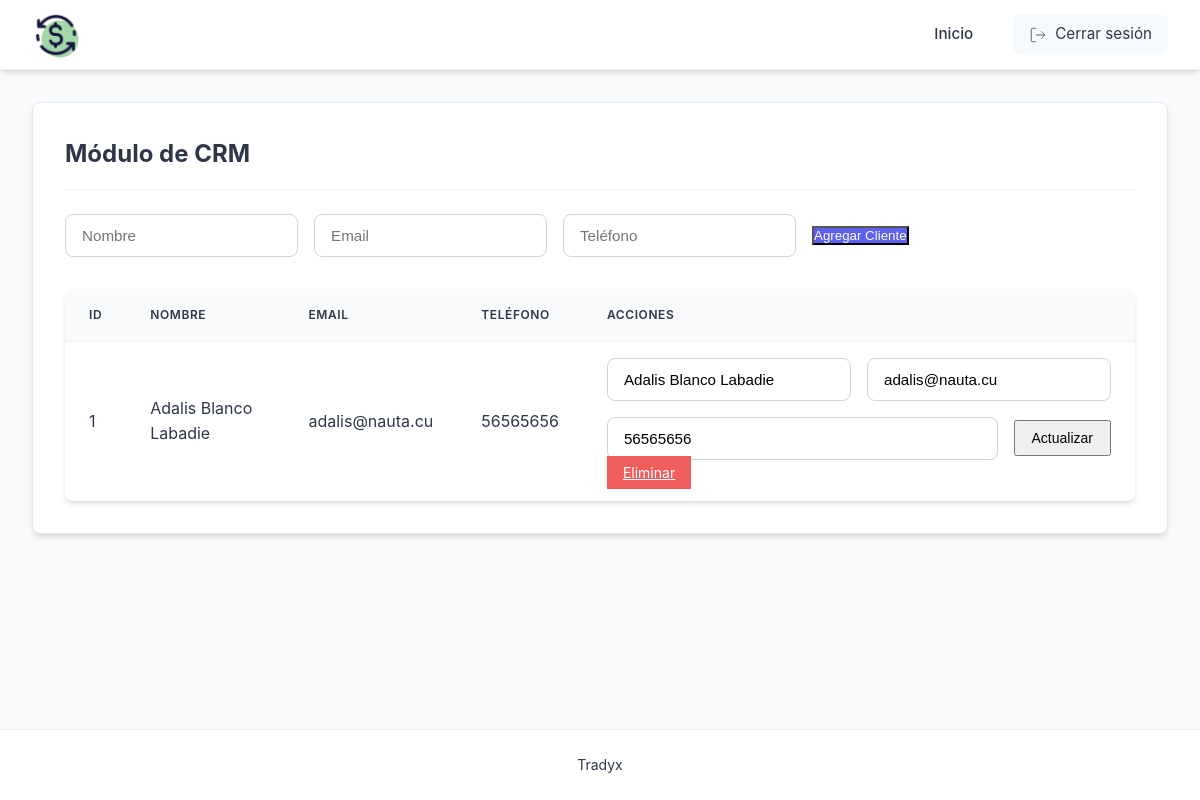
The page /crm (signed in) on the database its author committed.
### models.py (models this page shows)
class Customer(db.Model):
    __tablename__ = 'customer'
    id = db.Column(db.Integer, primary_key=True)
    name = db.Column(db.String(100), nullable=False)
    email = db.Column(db.String(100), nullable=False)
    phone = db.Column(db.String(20), nullable=False)

### app.py (the view, shortened to what this page needs)
@app.route('/crm', methods=['GET', 'POST'])
@login_required
@role_required('admin')
def crm():
    customers = Customer.query.order_by(Customer.name).all()
    return render_template('crm.html', customers=customers)

### app.py (called while the page is built)
def login_required(f):
    @wraps(f)
    def decorated_function(*args, **kwargs):
        if 'user_id' not in session:
            flash('Por favor inicie sesión primero', 'danger')
            return redirect(url_for('login'))
        return f(*args, **kwargs)
    return decorated_function

def role_required(role):
    def decorator(f):
        @wraps(f)
        def decorated_function(*args, **kwargs):
            if 'user_id' not in session:
                flash('Por favor inicie sesión primero', 'danger')
                return redirect(url_for('login'))
            user = User.query.get(session['user_id'])
            if user.role != role:
                flash('No tiene permisos para acceder a esta página', 'danger')
                return redirect(url_for('dashboard'))
            return f(*args, **kwargs)
        return decorated_function
    return decorator

### templates/crm.html (shortened to what this page needs)
{% extends "base.html" %}
{% block content %}
<div class="module-container">
    <h2>Módulo de CRM</h2>
    <div class="actions">
        <form action="{{ url_for('crm') }}" method="post" class="inline-form">
            <input type="text" name="name" placeholder="Nombre" required>
            <input type="email" name="email" placeholder="Email" required>
            <input type="tel" name="phone" placeholder="Teléfono" required>
            <button type="submit" class="btn-primary">Agregar Cliente</button>
        </form>
    </div>
    <table class="data-table">
        <thead>
            <tr>
                <th>ID</th>
                <th>Nombre</th>
                <th>Email</th>
                <th>Teléfono</th>
                <th>Acciones</th>
            </tr>
        </thead>
        <tbody>
            {% for customer in customers %}
            <tr>
                <td>{{ customer.id }}</td>
                <td>{{ customer.name }}</td>
                <td>{{ customer.email }}</td>
                <td>{{ customer.phone }}</td>
                <td>
                    <form action="{{ url_for('update_customer', customer_id=customer.id) }}" method="post" class="inline-form">
                        <input type="text" name="name" value="{{ customer.name }}" required>
                        <input type="email" name="email" value="{{ customer.email }}" required>
                        <input type="tel" name="phone" value="{{ customer.phone }}" required>
                        <button type="submit" class="btn-small">Actualizar</button>
                    </form>
                    <a href="{{ url_for('delete_customer', customer_id=customer.id) }}" class="btn-small btn-danger">Eliminar</a>
                </td>
            </tr>
            {% endfor %}
        </tbody>
    </table>
</div>
{% endblock %}

### static/css/style.css (style rules this page uses)
:root { --primary-color: #5D5FEF; --primary-hover: #4B4DDB; --secondary-color: #6B6DEE; --accent-color: #8A8EF0; --danger-color: #EF5D5D; --success-color: #5DEF8A; --warning-color: #EFC75D; --info-color: #5DADEF; --dark-color: #2D3748; --light-color: #F7FAFC; --gray-color: #A0AEC0; --border-radius: 8px; --box-shadow: 0 4px 6px -1px rgba(0, 0, 0, 0.1), 0 2px 4px -1px rgba(0, 0, 0, 0.06); --transition: all 0.3s cubic-bezier(0.4, 0, 0.2, 1); --sidebar-width: 240px; --header-height: 70px; }
*, *::before, *::after { box-sizing: border-box; margin: 0; padding: 0; }
html { height: 100%; scroll-behavior: smooth; }
body { font-family: 'Inter', -apple-system, BlinkMacSystemFont, sans-serif; line-height: 1.6; background-color: #F8FAFC; color: var(--dark-color); min-height: 100vh; display: flex; flex-direction: column; -webkit-font-smoothing: antialiased; -moz-osx-font-smoothing: grayscale; }
.module-container { background: white; border-radius: var(--border-radius); padding: 2rem; box-shadow: var(--box-shadow); margin-bottom: 2rem; border: 1px solid #E2E8F0; }
.module-container h2 { color: var(--dark-color); margin-bottom: 1.5rem; padding-bottom: 1rem; border-bottom: 1px solid #EDF2F7; font-size: 1.5rem; font-weight: 700; }
.actions { margin-bottom: 2rem; display: flex; flex-wrap: wrap; gap: 1rem; align-items: center; }
.btn-primary { background-color: var(--primary-color); color: white; }
.btn-small { padding: 0.5rem 1rem; font-size: 0.875rem; }
.btn-danger { background-color: var(--danger-color); color: white; }
.data-table { width: 100%; border-collapse: collapse; margin-top: 1.5rem; background: white; border-radius: var(--border-radius); overflow: hidden; box-shadow: var(--box-shadow); }
.data-table th, .data-table td { padding: 1rem 1.5rem; text-align: left; border-bottom: 1px solid #EDF2F7; }
.data-table th { background-color: #F8FAFC; font-weight: 600; color: var(--dark-color); text-transform: uppercase; font-size: 0.75rem; letter-spacing: 0.05em; }
.data-table tr:last-child td { border-bottom: none; }
input, select, textarea { width: 100%; padding: 0.75rem 1rem; border: 1px solid #CBD5E0; border-radius: var(--border-radius); font-size: 0.95rem; transition: var(--transition); background-color: white; }
.inline-form { display: flex; flex-wrap: wrap; gap: 1rem; align-items: center; }
.inline-form input, .inline-form select, .inline-form textarea { flex: 1; min-width: 200px; }

### rows shown on the page
Customer: id "1", name "Adalis Blanco Labadie", email "adalis@nauta.cu", phone "56565656"
